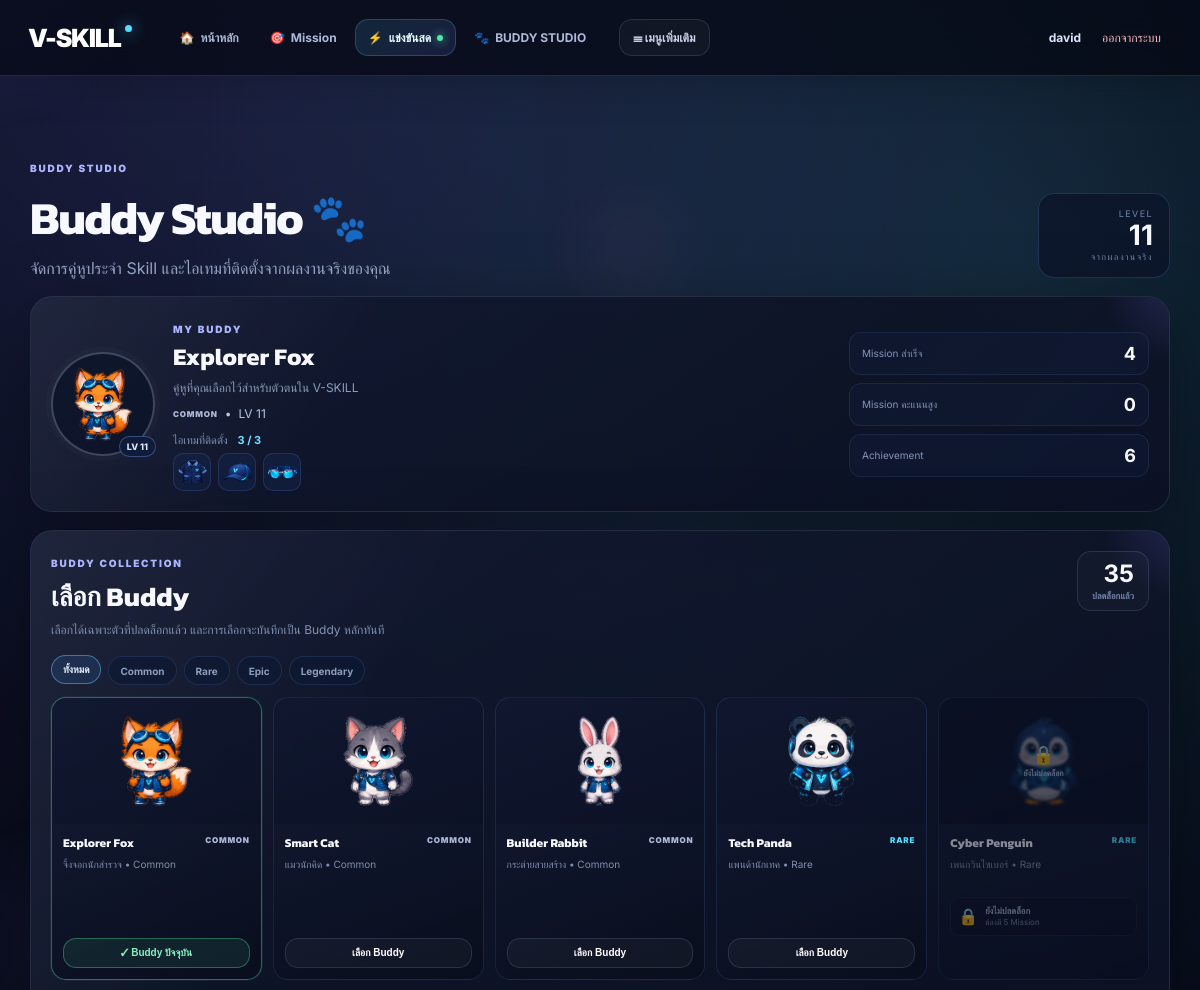
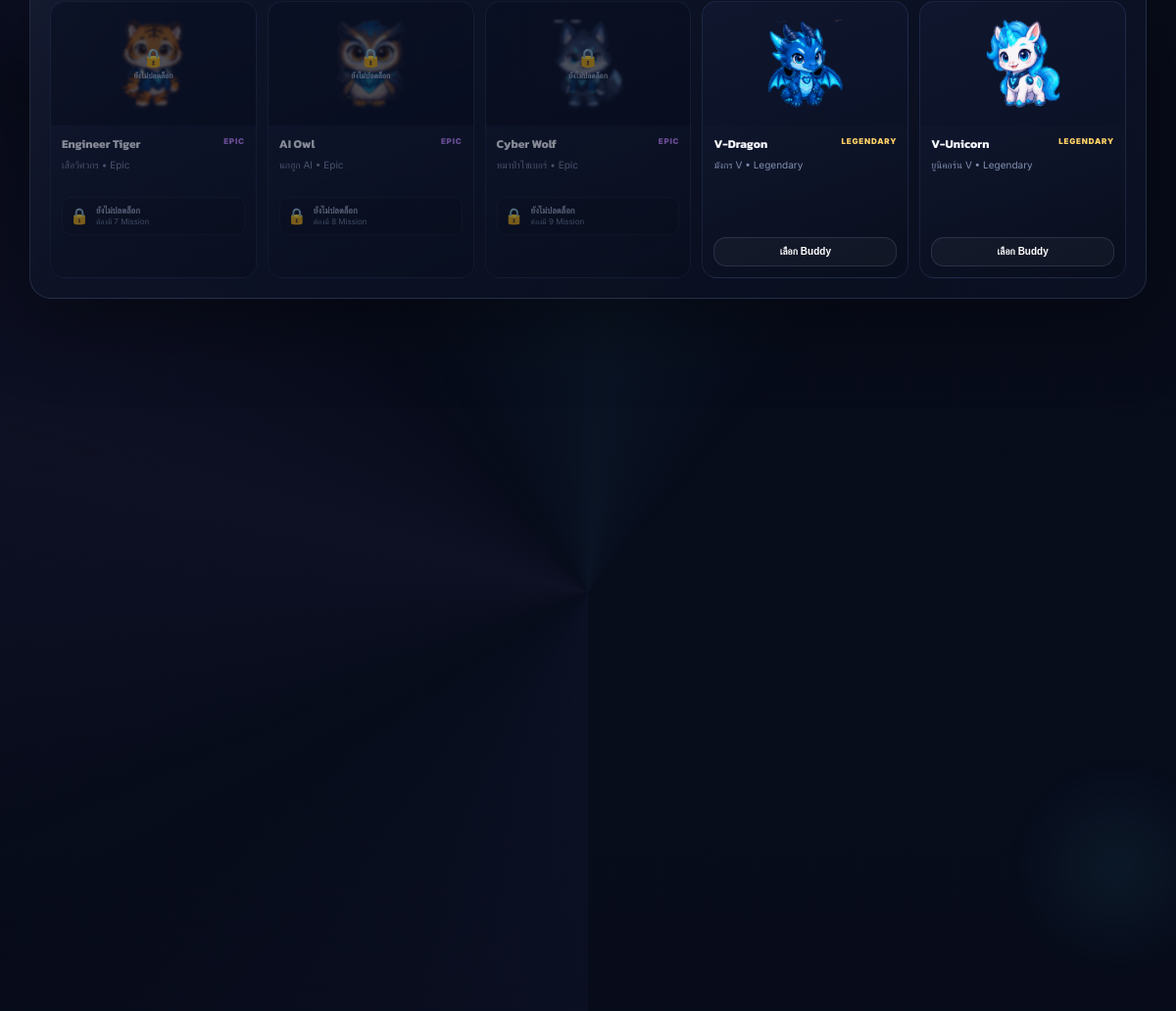
The page /student/avatar (signed in) on the database its author committed (2 pictures, top to bottom).
### database/models.py (models this page shows, shortened)
class User(UserMixin, db.Model):
    id=db.Column(db.Integer, primary_key=True)
    name=db.Column(db.String(120), nullable=False)
    email=db.Column(db.String(255), unique=True, nullable=False, index=True)
    password_hash=db.Column(db.String(255), nullable=False)
    role=db.Column(db.String(20), nullable=False, default="student")
    created_at=db.Column(db.DateTime, default=datetime.utcnow)
    departments=db.relationship("Department", secondary=user_department, back_populates="users")
    attempts=db.relationship("MissionAttempt", back_populates="user", cascade="all, delete-orphan")
    achievements=db.relationship("UserAchievement", back_populates="user", cascade="all, delete-orphan")

class UserAvatar(db.Model):
    id=db.Column(db.Integer, primary_key=True)
    user_id=db.Column(db.Integer, unique=True, nullable=False)
    species=db.Column(db.String(40), default='fox')
    body_color=db.Column(db.String(30), default='violet')
    equipped_hat=db.Column(db.Integer, nullable=True)
    equipped_accessory=db.Column(db.Integer, nullable=True)
    equipped_badge=db.Column(db.Integer, nullable=True)
    equipped_items=db.Column(db.Text, default='{}')
    updated_at=db.Column(db.DateTime, default=datetime.utcnow, onupdate=datetime.utcnow)

class AvatarItem(db.Model):
    id=db.Column(db.Integer, primary_key=True)
    name=db.Column(db.String(120), nullable=False, unique=True)
    description=db.Column(db.Text, default='')
    slot=db.Column(db.String(30), nullable=False, default='accessory')
    asset_key=db.Column(db.String(80), nullable=False, default='spark')
    rarity=db.Column(db.String(30), default='common')
    unlock_type=db.Column(db.String(30), default='missions')
    unlock_value=db.Column(db.Integer, default=1)

### routes/student.py (the view, shortened to what this page needs)
@student_bp.route('/avatar',methods=['GET','POST'])
@login_required
def avatar_page():
    if current_user.role!='student': abort(403)
    av=_ensure_avatar(current_user.id); progress=_unlock_avatar_items(current_user.id)
    owned_ids={x.item_id for x in UserAvatarItem.query.filter_by(user_id=current_user.id).all()}
    rarity_order={'common':0,'rare':1,'epic':2,'legendary':3}
    species_rows=AvatarItem.query.filter(AvatarItem.slot=='species', AvatarItem.asset_key.in_(['fox','cat','rabbit','panda','penguin','tiger','owl','wolf','dragon','unicorn'])).order_by(AvatarItem.id).all()
    species_by_key={}
    for row in species_rows:
        species_by_key.setdefault(row.asset_key,row)
    species=sorted(species_by_key.values(), key=lambda i:(rarity_order.get(i.rarity,9), i.unlock_value, i.id))
    skill_items=sorted(curated_avatar_items(), key=lambda i:(rarity_order.get(i.rarity,9), i.unlock_value, i.id))
    current_avatar_item=next((x for x in species if x.asset_key==av.species), None)
    try: equipped_items=json.loads(av.equipped_items or '{}')
    except Exception: equipped_items={}
    equipped_skill_keys=equipped_items.get('skill_items',[]) if isinstance(equipped_items.get('skill_items',[]),list) else []
    skill_item_skill_map={i.asset_key:skill_id_for_item(i.asset_key) for i in skill_items}
    return render_template('student/avatar.html',avatar=av,items=species,skill_items=skill_items,
                           item_by_id={i.id:i for i in species+skill_items},owned_ids=owned_ids,
                           equipped_items=equipped_items,equipped_skill_keys=equipped_skill_keys,
                           skill_item_skill_map=skill_item_skill_map,progress=progress,
                           current_avatar_item=current_avatar_item)

### core/avatar_items.py (called while the page is built)
def skill_id_for_item(asset_key):
    for row in SKILL_ITEMS:
        if row[3] == asset_key:
            return row[7]
    return None

def curated_items():
    ensure_catalog()
    rows = AvatarItem.query.filter(AvatarItem.slot == "skill_item").all()
    return [r for r in rows if r.asset_key in ALLOWED_SKILL_ITEM_KEYS]

### routes/student.py (called while the page is built)
def _ensure_avatar(user_id):
    av=UserAvatar.query.filter_by(user_id=user_id).first()
    if not av:
        av=UserAvatar(user_id=user_id); db.session.add(av); db.session.commit()
    if av.species == 'bear':
        av.species='fox'; db.session.commit()
    return av

def _ensure_avatar_catalog():
    ensure_avatar_item_catalog()
    return True

### templates/student/avatar.html (shortened to what this page needs)
{% extends "base.html" %}
{% block content %}
<div class="buddy-head">
  <div>
    <span class="eyebrow">BUDDY STUDIO</span>
    <h1>Buddy Studio <span aria-hidden="true">🐾</span></h1>
    <p>จัดการคู่หูประจำ Skill และไอเทมที่ติดตั้งจากผลงานจริงของคุณ</p>
  </div>
  <div class="buddy-level-chip"><span>LEVEL</span><b>{{progress.missions + progress.achievements + 1}}</b><small>จากผลงานจริง</small></div>
</div>
<section class="buddy-profile card">
  <div class="buddy-profile-main">
    <div class="buddy-avatar-wrap" data-rarity="{{current_avatar_item.rarity if current_avatar_item else 'common'}}">
      <div id="avatar2d-main" class="buddy-avatar" data-species="{{avatar.species or 'fox'}}" aria-label="Buddy {{avatar.species or 'fox'}}"></div>
      <span class="buddy-level-badge">LV {{progress.missions + progress.achievements + 1}}</span>
    </div>
    <div class="buddy-identity">
      <span class="eyebrow">MY BUDDY</span>
      <h2>{{ {'fox':'Explorer Fox','cat':'Smart Cat','rabbit':'Builder Rabbit','panda':'Tech Panda','penguin':'Cyber Penguin','tiger':'Engineer Tiger','owl':'AI Owl','wolf':'Cyber Wolf','dragon':'V-Dragon','unicorn':'V-Unicorn'}.get(avatar.species or 'fox', 'Buddy') }}</h2>
      <p>คู่หูที่คุณเลือกไว้สำหรับตัวตนใน V-SKILL</p>
      <div class="buddy-meta"><span class="rarity {{avatar.rarity or 'common'}}">{{(avatar.rarity or 'common')|upper}}</span><span>•</span><span>LV {{progress.missions + progress.achievements + 1}}</span></div>
      <div class="buddy-equipped-row">
        <span>ไอเทมที่ติดตั้ง</span><b>{{equipped_skill_keys|length}} / 3</b>
      </div>
      <div class="buddy-equipped-icons">
        {% for key in equipped_skill_keys %}
          <span class="equipped-icon" title="{{key.replace('_',' ')}}"><img src="/static/img/avatar_assets/item_{{key}}.png" alt=""></span>
        {% else %}
          <span class="equipped-empty">ยังไม่มีไอเทมประจำ Skill</span>
        {% endfor %}
      </div>
    </div>
  </div>
  <div class="buddy-stats">
    <div><span>Mission สำเร็จ</span><b>{{progress.missions}}</b></div>
    <div><span>Mission คะแนนสูง</span><b>{{progress.perfect}}</b></div>
    <div><span>Achievement</span><b>{{progress.achievements}}</b></div>
  </div>
</section>
<section class="card buddy-collection">
  <div class="section-heading-row">
    <div><span class="eyebrow">BUDDY COLLECTION</span><h2>เลือก Buddy</h2><p>เลือกได้เฉพาะตัวที่ปลดล็อกแล้ว และการเลือกจะบันทึกเป็น Buddy หลักทันที</p></div>
    <div class="collection-count"><b>{{owned_ids|length}}</b><span>ปลดล็อกแล้ว</span></div>
  </div>
  <div class="rarity-filter" role="tablist" aria-label="กรองระดับ">
    <button class="rarity-filter-btn active" data-rarity="all" type="button">ทั้งหมด</button>
    <button class="rarity-filter-btn" data-rarity="common" type="button">Common</button>
    <button class="rarity-filter-btn" data-rarity="rare" type="button">Rare</button>
    <button class="rarity-filter-btn" data-rarity="epic" type="button">Epic</button>
    <button class="rarity-filter-btn" data-rarity="legendary" type="button">Legendary</button>
  </div>
  <div class="buddy-grid">
  {% for item in items %}
    {% set owned=item.id in owned_ids %}{% set equipped=avatar.species==item.asset_key %}
    <article class="buddy-card {% if not owned %}locked{% endif %} {% if equipped %}equipped{% endif %}" data-rarity="{{item.rarity}}">
      <div class="buddy-card-avatar"><div class="avatar-mini-2d" data-preview-item="{{item.asset_key}}" data-preview-slot="species"></div>{% if not owned %}<div class="lock-overlay"><span>🔒</span><small>ยังไม่ปลดล็อก</small></div>{% endif %}</div>
      <div class="buddy-card-body">
        <div class="item-title-row"><h3>{{item.name}}</h3><span class="rarity {{item.rarity}}">{{item.rarity|upper}}</span></div>
        <p>{{item.description}}</p>
        {% if owned %}
          <form method="post" class="buddy-equip-form"><input type="hidden" name="item_id" value="{{item.id}}"><button class="btn {% if equipped %}equipped-btn{% else %}secondary{% endif %}" type="submit">{% if equipped %}✓ Buddy ปัจจุบัน{% else %}เลือก Buddy{% endif %}</button></form>
        {% else %}
          <div class="unlock-condition"><span>🔒</span><div><b>ยังไม่ปลดล็อก</b><small>ต้องมี {{ item.unlock_value }} {{ {'missions':'Mission','perfect':'Mission คะแนนสูง','achievements':'Achievement'}.get(item.unlock_type,item.unlock_type) }}</small></div></div>
        {% endif %}
      </div>
    </article>
  {% endfor %}
  </div>
</section>
{% endblock %}
{% block scripts %}<link rel="stylesheet" href="/static/css/avatar2d.css?v=20260917d"><script src="/static/js/avatar2d.js?v=20260917c"></script>{% endblock %}

### templates/base.html (shortened to what this page needs)
<!doctype html>
<html lang="th">
<head>
<link rel="stylesheet" href="/static/css/app.css">
</head>
<body>
<div class="ambient ambient-a"></div><div class="ambient ambient-b"></div><div class="ambient ambient-c"></div>
<div class="cursor-glow"></div>
<nav class="top-nav">
  <div class="nav-left">
    <a class="brand" href="/" aria-label="V-SKILL หน้าหลัก">V-SKILL<span class="brand-dot"></span></a>
    {% if current_user.is_authenticated %}
    <div class="primary-nav" aria-label="เมนูหลัก">
      {% if current_user.role=="student" %}
      <a class="nav-link" href="/student/">🏠 <span>หน้าหลัก</span></a>
      <a class="nav-link" href="/student/discovery">🎯 <span>Mission</span></a>
      <a class="nav-link nav-live" href="/student/competition">⚡ <span>แข่งขันสด</span><i class="live-dot"></i></a>
      <a class="nav-link nav-buddy" href="/student/avatar">🐾 <span>BUDDY STUDIO</span></a>
      {% elif current_user.role=="teacher" %}
      <a class="nav-link" href="/teacher/">🧑‍🏫 <span>Teacher Dashboard</span></a>
      {% elif current_user.role=="admin" %}
      <a class="nav-link" href="/admin/">⚙️ <span>Admin Dashboard</span></a>
      {% endif %}
    </div>
    {% if current_user.role=="student" %}
    <details class="more-menu">
      <summary>☰ <span>เมนูเพิ่มเติม</span></summary>
    </details>
    {% endif %}
    {% endif %}
  </div>
  <div class="nav-account">
    {% if current_user.is_authenticated %}
      <span class="nav-user">{{ current_user.name }}</span>
      <a class="nav-link logout" href="/logout">ออกจากระบบ</a>
    {% else %}
      <a class="nav-link" href="/login">เข้าสู่ระบบ</a><a class="btn nav-cta" href="/register">สมัครสมาชิก</a>
    {% endif %}
  </div>
</nav>
<main>
{% block content %}{% endblock %}
</main>
{% block scripts %}{% endblock %}
</body></html>

### rows shown on the page
User: name "david"
UserAvatar: species "Explorer Fox"
AvatarItem: name "Explorer Fox", rarity "COMMON", description "จิ้งจอกนักสำรวจ • Common", shows "✓ Buddy ปัจจุบัน"
AvatarItem: name "Smart Cat", rarity "COMMON", description "แมวนักคิด • Common", shows "เลือก Buddy"
AvatarItem: name "Builder Rabbit", rarity "COMMON", description "กระต่ายสายสร้าง • Common", shows "เลือก Buddy"
AvatarItem: name "Tech Panda", rarity "RARE", description "แพนด้านักเทค • Rare", shows "เลือก Buddy"
AvatarItem: shows "ยังไม่ปลดล็อก", name "Cyber Penguin", rarity "RARE", description "เพนกวินไซเบอร์ • Rare", unlock_value "5", unlock_type "Mission"
AvatarItem: shows "ยังไม่ปลดล็อก", name "Engineer Tiger", rarity "EPIC", description "เสือวิศวกร • Epic", unlock_value "7", unlock_type "Mission"
AvatarItem: shows "ยังไม่ปลดล็อก", name "AI Owl", rarity "EPIC", description "นกฮูก AI • Epic", unlock_value "8", unlock_type "Mission"
AvatarItem: shows "ยังไม่ปลดล็อก", name "Cyber Wolf", rarity "EPIC", description "หมาป่าไซเบอร์ • Epic", unlock_value "9", unlock_type "Mission"
AvatarItem: name "V-Dragon", rarity "LEGENDARY", description "มังกร V • Legendary", shows "เลือก Buddy"
AvatarItem: name "V-Unicorn", rarity "LEGENDARY", description "ยูนิคอร์น V • Legendary", shows "เลือก Buddy"

### other values the page prints
{{ progress.missions + progress.achievements + 1 }} "11"
{{ (avatar.rarity or 'common')|upper }} "COMMON"
{{ equipped_skill_keys|length }} "3"
{{ progress.missions }} "4"
{{ progress.perfect }} "0"
{{ progress.achievements }} "6"
{{ owned_ids|length }} "35"
